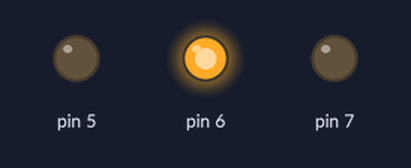
Bench run of a sketch on a simulated Arduino Uno, built with avr-gcc and run on an emulated ATmega328P. Parts: output pins drawn as LEDs (lit = HIGH).

Above: at 2.7 s.
At 6.7 s:
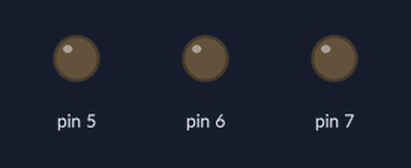
Timing chart, 0 to 8.3 s (numbered marks = the images above):
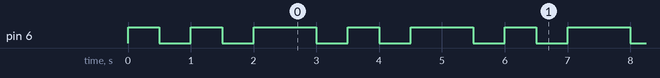

Measured:
- by itself, pin 6: repeats every 2.5 s: HIGH 0.50 s, LOW 0.50 s, HIGH 1.0 s, LOW 0.50 s
- by itself, everything shown: repeats every 2.5 s, in 6 steps

The sketch:

feux_de_route_tricolo.ino
```cpp
void setup() {
  pinMode(5, OUTPUT);
  pinMode(6, OUTPUT);
  pinMode(7, OUTPUT);

  digitalWrite(6, HIGH);
  delay(500);
  digitalWrite(6, LOW);
  delay(500);
  digitalWrite(6, HIGH);
  delay(500);
  digitalWrite(6, LOW);
  delay(500);
  digitalWrite(6, HIGH);
  delay(500);
  digitalWrite(6, LOW);


}


void loop() {

  digitalWrite(6, HIGH);
  delay(500);
  digitalWrite(6, LOW);
  delay(500);
  digitalWrite(6, HIGH);
  delay(500);
  digitalWrite(6, LOW);
  delay(500);
  digitalWrite(6, HIGH);
  delay(500);
  digitalWrite(6, LOW);

}
```
